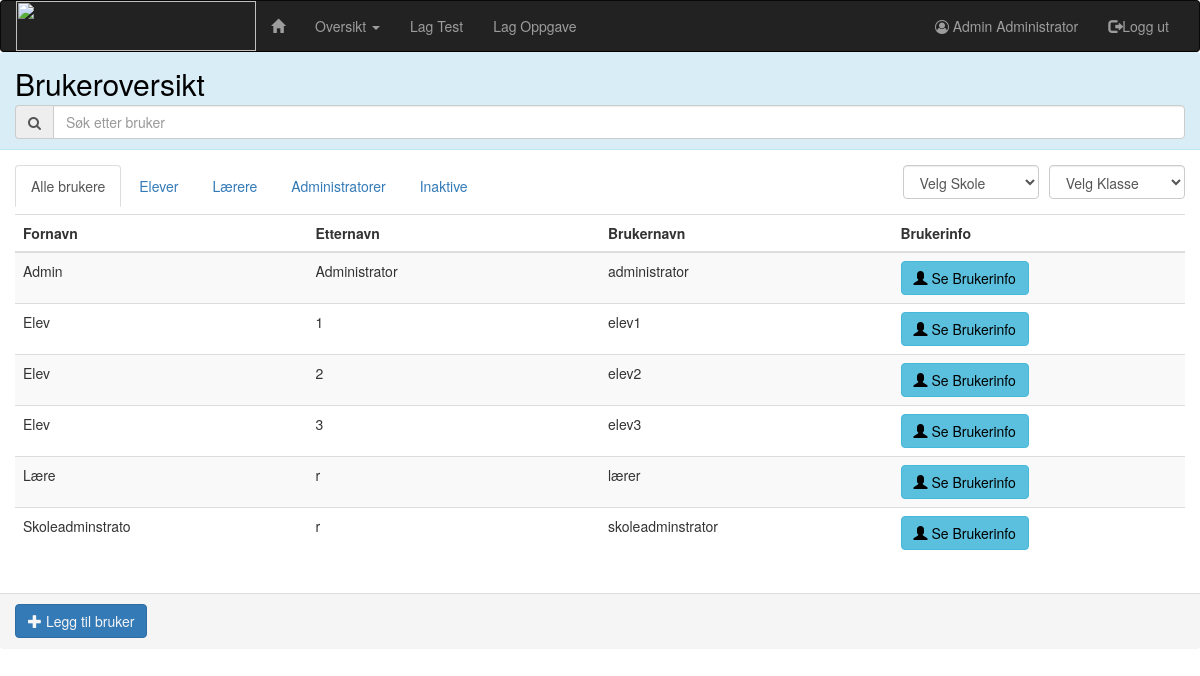
Page /administrasjon/brukere/ (signed in) on the earlier database version.
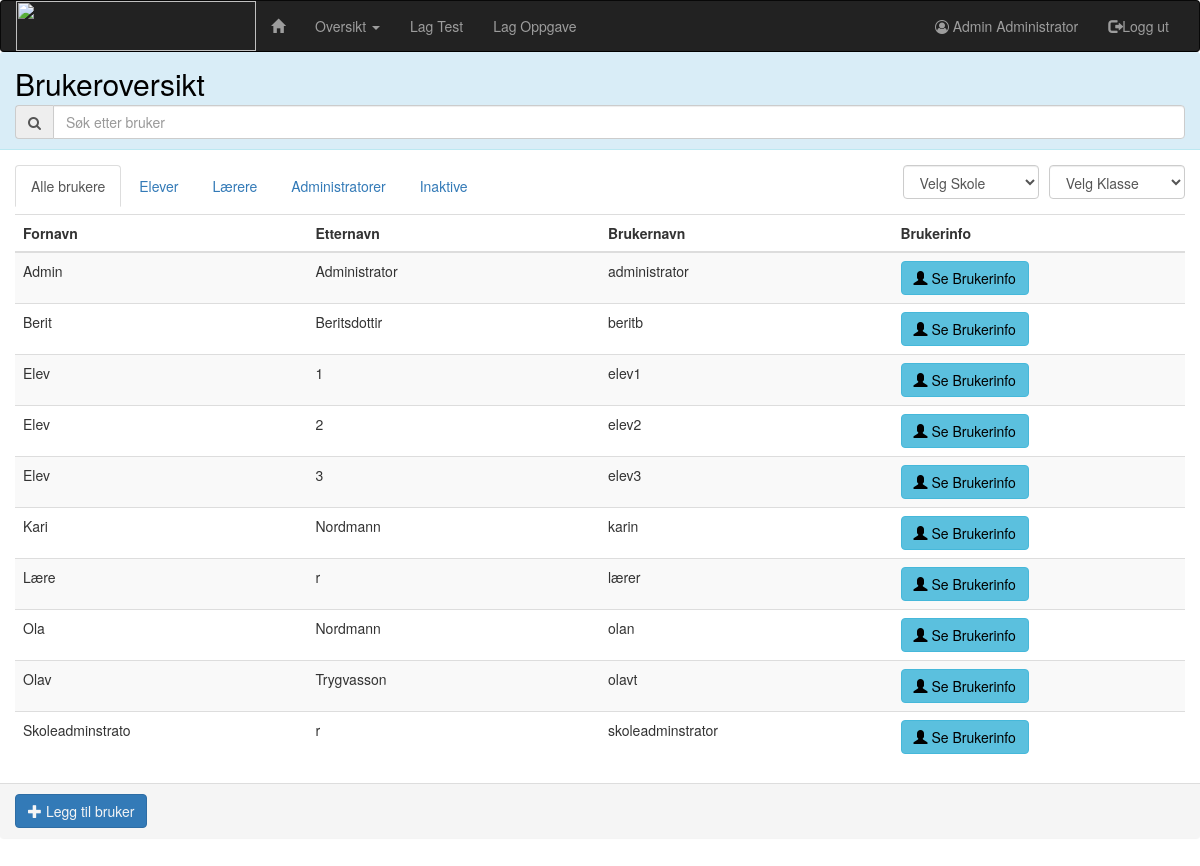
Same page on the later database version.
### administration/models.py (models this page shows, shortened)
class Person(AbstractUser):
    grades = models.ManyToManyField(Grade, default="", blank=True, verbose_name="klasse")
    SEX = [
        ("M", "Gutt"),
        ("F", "Jente")
    ]
    ROLE = [
        (1, "Elev"),
        (2, 'Lærer'),
        (3, 'Skoleadministrator'),
        (4, 'Administrator')
    ]
    sex = models.CharField(max_length=1, choices=SEX, verbose_name="kjønn", null=True)
    date_of_birth = models.DateField(max_length=8, verbose_name='Fødselsdato', null=True)
    role = models.IntegerField(choices=ROLE, default=1, verbose_name='brukertype')
    tests = models.ManyToManyField('maths.Test', blank=True, verbose_name='tester')
    class Meta:
        ordering = ['username']

### administration/views.py (the view, shortened to what this page needs)
# urls.py: url(r'brukere/$', views.PersonListView.as_view(), name='personList'),
class PersonListView(RoleCheck, views.AjaxResponseMixin, generic.ListView):
    login_url = reverse_lazy('login')
    template_name = 'administration/person_list.html'
    model = Person
    def get_context_data(self, **kwargs):
        context = super(PersonListView, self).get_context_data(**kwargs)
        if self.request.user.role == 4:
            context['schools'] = School.objects.all()
            context['grades'] = Grade.objects.all()
        elif self.request.user.role == 2:
            grades = self.request.user.grades.all()
            persons = Person.objects.filter(grades__in=grades).distinct()
            context['object_list'] = persons
            context['grades'] = grades
        return context

### administration/models.py (called while the page is built)
    def __str__(self):
        return self.school_name

    def __str__(self):
        return self.school.school_name + " - " + self.grade_name

### administration/templates/administration/person_list.html (shortened to what this page needs)
{% extends 'matistikk/base.html' %}
{% load static %}
{% load bootstrap3 %}
{% block body %}
    <div class="panel panel-info">
        <div class="panel-heading">
            <h2>Brukeroversikt</h2>
            <div class="input-group">
                    <span class="input-group-addon">
                        <i class="fa fa-search"></i>
                    </span>
                <input type="text" class="form-control" id="search"
                       onkeyup="userSearch('usertable'); userSearch('studenttable'); userSearch('teachertable'); adminSearch(); userSearch('inactivetable');"
                       placeholder="Søk etter bruker">
            </div>
        </div>
        <div class="panel-body">
            <ul class="nav nav-tabs">
                <li class="nav active"><a href="#A" data-toggle="tab">Alle brukere</a></li>
                <li class="nav"><a href="#B" data-toggle="tab">Elever</a></li>
                <li class="nav"><a href="#C" data-toggle="tab">Lærere</a></li>
                <li class="nav"><a href="#D" data-toggle="tab">Administratorer</a></li>
                <li class="nav"><a href="#E" data-toggle="tab">Inaktive</a></li>
                <div class="col-sm-3" style="float: right">
                    <div class="form-group">
                        <select class="form-control" id="gradeDropList">
                            <option id="allschools" value="">Velg Klasse</option>
                        </select>
                    </div>
                    {% if request.user.role != 2 %}
                        <div class="form-group">
                            <select class="form-control" id="schoolDropList">
                                <option id="allgrades" value="">Velg Skole
                                </option>
                            </select>
                        </div>
                    {% endif %}
                </div>
            </ul>
            <div id="tableCont" class="tab-content">
                <div class="tab-pane fade in active" id="A">
                    <table class="table table-hover table-striped table-responsive" id="usertable">
                        <thead>
                        <tr>
                            <th>Fornavn</th>
                            <th>Etternavn</th>
                            <th>Brukernavn</th>
                            <th>Brukerinfo</th>
                        </tr>
                        </thead>
                        <tbody class="tableBody">
                        {% for person in object_list %}
                            {% if person.is_active %}
                                <tr id="user{{ person.id }}" class="clickable-row"
                                    data-href="{% url 'administration:personDetail' person.username %}"
                                    style="cursor: pointer">
                                    <td>{{ person.first_name }}</td>
                                    <td>{{ person.last_name }}</td>
                                    <td>{{ person.username }}</td>
                                    <td><a class="btn btn-info"
                                           href="{% url 'administration:personDetail' person.username %}"><span
                                            class="glyphicon glyphicon-user" aria-hidden="true"></span> Se
                                        Brukerinfo</a>
                                    </td>
                                </tr>
                            {% endif %}
                        {% endfor %}
                        </tbody>
                    </table>
                </div>
            </div>
        </div>
        <div class="panel-footer">
            <a class="btn btn-primary" href="{% url 'administration:personCreate' %}" id="addNewUserBtn"><span
                    class="glyphicon glyphicon-plus" aria-hidden="true"></span> Legg til bruker</a>
        </div>
    </div>
{% endblock %}

### templates/matistikk/base.html (shortened to what this page needs)
<!DOCTYPE html>
<html lang="en">
<head>
    {% load staticfiles %}
    <link rel="stylesheet" href="https://maxcdn.bootstrapcdn.com/bootstrap/3.3.7/css/bootstrap.min.css">
    <link rel="stylesheet" type="text/css" href="{% static 'administration/style.css' %}"/>
    <link rel="stylesheet" href="https://maxcdn.bootstrapcdn.com/font-awesome/4.7.0/css/font-awesome.min.css">
</head>
<body>
{% if request.user.role == 4 %}
    <nav class="navbar navbar-inverse">
        <div class="container-fluid">
            <div class="navbar-header">
                <a class="pull left" href="{% url 'index' %}"><img src="http://bildr.no/image/Tjl2U25M.jpeg" width="240"
                                                                   height="50"/></a>
            </div>
            <div class="navbar-collapse collapse" id="navbar">
                <ul class="nav navbar-nav">
                    <li><a href="{% url 'index' %}"><span class="glyphicon glyphicon-home "></span></a></li>
                    <li class="dropdown">
                        <a href="#" class="dropdown-toggle" data-toggle="dropdown" role="button" aria-haspopup="true"
                           aria-expanded="false" id="overviewDropdown">Oversikt <span class="caret"></span></a>
                    </li>
                    <li><a href="{% url 'maths:taskCollectionCreate' %}" id="createTestBtn">Lag Test</a></li>
                    <li><a href="{% url 'maths:createTask' %}" id="createTask">Lag Oppgave</a></li>
                </ul>
                <ul class="nav navbar-nav navbar-right">
                    <li><a href="{% url 'administration:myPage' request.user.username %}" id="myPageBtn"><i
                            class="fa fa-user-circle-o"
                            aria-hidden="true"></i> {{ request.user.first_name }} {{ request.user.last_name }}
                    </a></li>
                    <li><a href="{% url 'logout' %}" id="logout"><span class="glyphicon glyphicon-log-out"></span>Logg
                        ut</a></li>
                </ul>
            </div>
        </div>
    </nav>
{% endif %}
{% block body %}
{% endblock %}
</body>
</html>

### administration/static/administration/style.css (style rules this page uses)
.tab-content { overflow: auto; max-height: 60vh; min-height: 40vh; }
.navbar { margin-bottom: 0; }
p, h1, h2, h3, h4, h5, h6 { color: black; }
.btn { color: black; }
.btn-primary { color: whitesmoke; }
.navbar { border-bottom-color: black; }
html, body { height: 100%; margin: 0px; padding: 0px; }
.col-xs-1, .col-sm-1, .col-md-1, .col-sm-1, .col-xs-2, .col-sm-2, .col-md-2, .col-sm-2, .col-xs-3, .col-sm-3, .col-md-3, .col-sm-3, .col-xs-4, .col-sm-4, .col-md-4, .col-sm-4, .col-xs-5, .col-sm-5, .col-md-5, .col-sm-5, .col-xs-6, .col-sm-6, .col-md-6, .col-sm-6, .col-xs-7, .col-sm-7, .col-md-7, .col-sm-7, .col-xs-8, .col-sm-8, .col-md-8, .col-sm-8, .col-xs-9, .col-sm-9, .col-md-9, .col-sm-9, .col-xs-10, .col-sm-10, .col-md-10, .col-sm-10, .col-xs-11, .col-sm-11, .col-md-11, .col-sm-11, .col-xs-12, .col-sm-12, .col-md-12, .col-sm-12 { position: relative; height: 100%; min-height: 1px; padding-right: 0; padding-left: 0; }
.panel { border: none; }
.nav.nav-tabs .form-group { margin-bottom: 15px; float: right; width: 50%; padding-left: 10px; }
.table { width: 100%; max-width: 100%; margin-bottom: 20px; table-layout: fixed; }
.panel-heading h2 { margin-top: 5px; margin-bottom: 5px; }
.panel { margin-bottom: 0px; }

Differences in the rows shown:
added Person: first_name "Berit", last_name "Beritsdottir", username "beritb"
added Person: first_name "Kari", last_name "Nordmann", username "karin"
added Person: first_name "Ola", last_name "Nordmann", username "olan"
added Person: first_name "Olav", last_name "Trygvasson", username "olavt"
